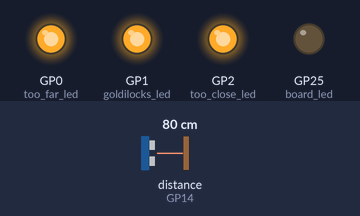
Simulated run of this program. Board: Raspberry Pi Pico running MicroPython. Shown: output pins drawn as LEDs (lit = HIGH). The test bench sets the inputs (shaded band); at power-on: distance to the obstacle (sensor on GP14) 80 cm. The echo pulse lasts 58.3 µs per cm; pins used as bus, display or sensor lines are not drawn; what the program prints to the serial console is not drawn.

Above: at 0.1 s.
At 3.81 s:
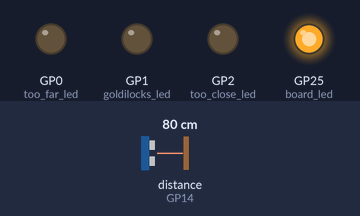
Timing chart, 0 to 5.4 s (numbered marks = the images above):
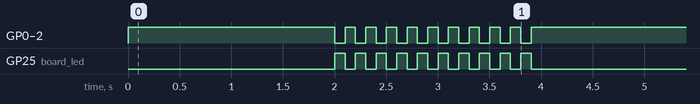

The program:

main.py
```python
from machine import Pin
import time
import micropython
micropython.alloc_emergency_exception_buf(512)


class DistanceFinder():
    def __init__(self) -> None:
        self.board_led = Pin(25, Pin.OUT)
        self.trigger_pin = Pin(13, Pin.OUT)
        self.echo_pin = Pin(14, Pin.IN)
        self.too_far_led = Pin(0, Pin.OUT)
        self.goldilocks_led = Pin(1, Pin.OUT)
        self.too_close_led = Pin(2, Pin.OUT)

        self.all_system_leds = [self.board_led, self.too_close_led, self.too_far_led, self.goldilocks_led]

        self.rising_edge = False
        self.falling_edge = False
        self.loop_period = 100 # ms
        self.loop_rate = 10 # Hz
        self.sleep_counter = 0
        self.pulse_period_count = int(1/(self.loop_period * self.loop_rate) * 1000)
        self.echo_pulse_start_time = 0
        self.echo_pulse_end_time = 0
        self.new_distance_ready = False
        self.system_functional = False

        self.too_close_threshold = 80 # cm
        self.too_far_threshold = 200 # cm
        self.just_right_threshold = 110 #cm

        self.cm_conversion = 58
        self.in_conversion = 148

    def pulse_gen(self, pulse_pin, pulse_on_time):
        """Generate a single positive pulse of duration ``pulse_on_time`` (us) on output pin ``pulse_pin`` """
        pulse_pin.high()
        time.sleep_us(pulse_on_time)
        pulse_pin.low()

    def echo_pin_irq(self, interrupt_source):
        if interrupt_source.value() == 1: # Rising edge
            if self.rising_edge is False:
                self.rising_edge = True
                self.echo_pulse_start_time = time.ticks_us()
        else:
            if self.falling_edge is False:
                self.falling_edge = True
                self.echo_pulse_end_time = time.ticks_us()

        if self.rising_edge == True and self.falling_edge == True:
            self.new_distance_ready = True


    def calculate_distance(self, units):
        pulse_width = self.echo_pulse_end_time - self.echo_pulse_start_time
        self.rising_edge = False
        self.falling_edge = False
        if pulse_width < 0:
            pulse_width = 0
            return pulse_width

        if units == 'cm':
            pulse_width = pulse_width / self.cm_conversion
        elif units == 'in':
            pulse_width = pulse_width / self.in_conversion

        return pulse_width

    def bearify_distance(self, measured_distance):
        if measured_distance >= self.too_far_threshold:
            pass
        elif measured_distance <= self.too_close_threshold:
            pass
        elif measured_distance <= self.just_right_threshold:
            pass

    def setup_irq(self):
        self.echo_pin.irq(trigger=Pin.IRQ_RISING | Pin.IRQ_FALLING, handler=self.echo_pin_irq, hard=True)

    def reset_leds(self):
        self.too_close_led.high()
        self.too_far_led.high()
        self.goldilocks_led.high()

    def toggle_leds(self, leds, rate, blinks):
        period = int(1 / rate * 1000) # ms

        self.reset_leds()

        for blink in range(blinks):
            for led in leds:
                led.toggle()
            time.sleep_ms(period)

            for led in leds:
                led.toggle()
            time.sleep_ms(period)


    def post(self):
        self.too_close_led.high()
        self.too_far_led.high()
        self.goldilocks_led.high()

        time.sleep(1)

        self.pulse_gen(self.trigger_pin, 20)

        time.sleep(1)

        if self.new_distance_ready is True:
            self.toggle_leds(self.all_system_leds, 10, 10)
            self.system_functional = True


df = DistanceFinder()
df.setup_irq()
df.post()

while True:
    if df.system_functional is True:
        if df.sleep_counter < df.pulse_period_count:
            df.sleep_counter += 1
            if df.new_distance_ready is True:
                print(df.calculate_distance('cm'), 'cm')
                df.new_distance_ready = False

            time.sleep_ms(df.loop_period)
        else:
            df.sleep_counter = 0
            df.pulse_gen(df.trigger_pin, 20)
    else:
        print("System error. System non-functioning.")
        df.toggle_leds(df.all_system_leds, 5, 5)
        df.post()
```
